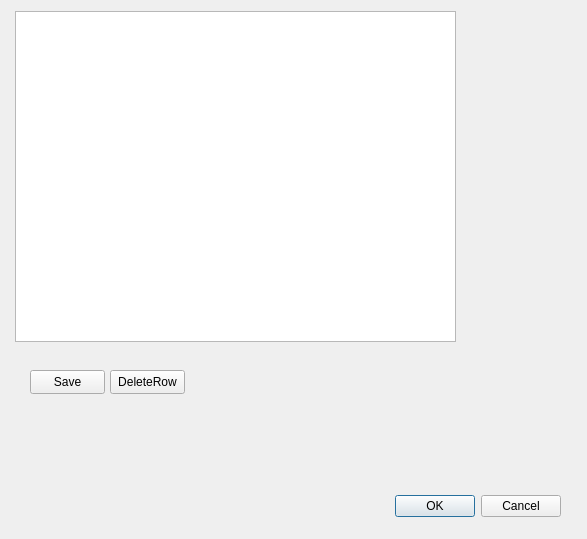
<?xml version="1.0" encoding="UTF-8"?>
<ui version="4.0">
 <class>LookMovie</class>
 <widget class="QDialog" name="LookMovie">
  <property name="geometry">
   <rect>
    <x>0</x>
    <y>0</y>
    <width>587</width>
    <height>539</height>
   </rect>
  </property>
  <property name="windowTitle">
   <string>Dialog</string>
  </property>
  <widget class="QDialogButtonBox" name="buttonBox">
   <property name="geometry">
    <rect>
     <x>220</x>
     <y>490</y>
     <width>341</width>
     <height>32</height>
    </rect>
   </property>
   <property name="orientation">
    <enum>Qt::Horizontal</enum>
   </property>
   <property name="standardButtons">
    <set>QDialogButtonBox::Cancel|QDialogButtonBox::Ok</set>
   </property>
  </widget>
  <widget class="QPushButton" name="pushButtonSave">
   <property name="geometry">
    <rect>
     <x>30</x>
     <y>370</y>
     <width>75</width>
     <height>24</height>
    </rect>
   </property>
   <property name="text">
    <string>Save</string>
   </property>
  </widget>
  <widget class="QTableView" name="tableView">
   <property name="geometry">
    <rect>
     <x>15</x>
     <y>11</y>
     <width>441</width>
     <height>331</height>
    </rect>
   </property>
   <property name="editTriggers">
    <set>QAbstractItemView::AllEditTriggers</set>
   </property>
   <property name="sortingEnabled">
    <bool>true</bool>
   </property>
  </widget>
  <widget class="QPushButton" name="pushButtonDelete">
   <property name="geometry">
    <rect>
     <x>110</x>
     <y>370</y>
     <width>75</width>
     <height>24</height>
    </rect>
   </property>
   <property name="text">
    <string>DeleteRow</string>
   </property>
  </widget>
 </widget>
 <resources/>
 <connections>
  <connection>
   <sender>buttonBox</sender>
   <signal>accepted()</signal>
   <receiver>LookMovie</receiver>
   <slot>accept()</slot>
   <hints>
    <hint type="sourcelabel">
     <x>248</x>
     <y>254</y>
    </hint>
    <hint type="destinationlabel">
     <x>157</x>
     <y>274</y>
    </hint>
   </hints>
  </connection>
  <connection>
   <sender>buttonBox</sender>
   <signal>rejected()</signal>
   <receiver>LookMovie</receiver>
   <slot>reject()</slot>
   <hints>
    <hint type="sourcelabel">
     <x>316</x>
     <y>260</y>
    </hint>
    <hint type="destinationlabel">
     <x>286</x>
     <y>274</y>
    </hint>
   </hints>
  </connection>
 </connections>
</ui>
